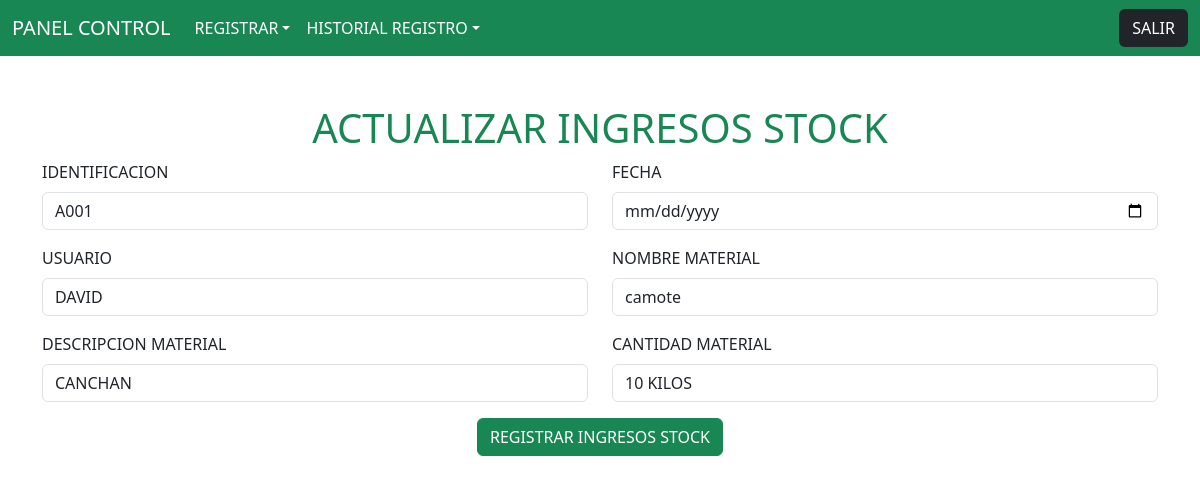
/enlace_tabla_ingresos_stock/enlace_actualizar_ingresos_stock/A001 (signed in), run on the app's committed database.
### aplicacion/models.py (models this page shows, shortened)
class Tabla_Ingreso_Stock(models.Model):
    Id_Ingreso_Stock = models.CharField()
    Fecha_Ingreso_Stock = models.DateField()
    Usuario_Salida_Stock = models.CharField()
    Nombre_Ingreso_Stock = models.CharField()
    Descripion_Ingreso_Stock = models.CharField()
    Cantidad_Ingreso_Stock = models.CharField()

### aplicacion/views.py (the view)
# urls.py: path('enlace_tabla_ingresos_stock/enlace_actualizar_ingresos_stock/<Id_Ingreso_Stock>' , views.enlace_actualizar_ingresos_stock),
@login_requerido
def enlace_actualizar_ingresos_stock(request , Id_Ingreso_Stock):
    actualizar_ingreso_stock = Tabla_Ingreso_Stock.objects.get(Id_Ingreso_Stock = Id_Ingreso_Stock)
    return render(request , "actualizar_ingresos_stock.html" , {
        "actualizar_stock" : actualizar_ingreso_stock
    })

### aplicacion/views.py (called while the page is built)
def login_requerido(view_func):
    @wraps(view_func)
    def _wrapped_view(request, *args, **kwargs):
        if not request.session.get('usuario_logueado'):
            return redirect('/')  # Pon aquí la ruta de tu login si es distinta
        return view_func(request, *args, **kwargs)
    return _wrapped_view

### aplicacion/templates/actualizar_ingresos_stock.html
{% extends "barra_menu.html" %}
{% block contenedor %}
<div class="container my-5">
    <h1 class="text-center text-success">ACTUALIZAR INGRESOS STOCK</h1>
    <form method='POST' action='/logica_actulizar_ingresos_stock/'> {% csrf_token %}
        <div class="row">
            <div class="col-md-6 mb-3">
                <label for="identificacion" class="form-label">IDENTIFICACION</label>
                <input type="text" class="form-control" id="TxtIdentificacion" name="TxtIdentificacion" required value="{{ actualizar_stock.Id_Ingreso_Stock }}">
            </div>
            <div class="col-md-6 mb-3">
                <label for="nombre" class="form-label">FECHA</label>
                <input type="date" class="form-control" id="TxtNombre" name="TxtNombre" required value="{{ actualizar_stock.Fecha_Ingreso_Stock }}">
            </div>
        </div>
        <div class="row">
            <div class="col-md-6 mb-3">
                <label for="categoria" class="form-label">USUARIO</label>
                <input type="text" class="form-control" id="txtUsuario" name="txtUsuario" required value="{{ actualizar_stock.Usuario_Salida_Stock }}">
            </div>
            <div class="col-md-6 mb-3">
                <label for="mesa" class="form-label">NOMBRE MATERIAL</label>
                <input type="text" class="form-control" id="txtNombreMaterial" name="txtNombreMaterial" required value="{{ actualizar_stock.Nombre_Ingreso_Stock }}">
            </div>
        </div>
        <div class="row">
            <div class="col-md-6 mb-3">
                <label for="fecha" class="form-label">DESCRIPCION MATERIAL</label>
                <input type="text" class="form-control" id="txtDescripcionMaterial" name="txtDescripcionMaterial" required value="{{ actualizar_stock.Descripion_Ingreso_Stock }}">
            </div>
            <div class="col-md-6 mb-3">
                <label for="hora" class="form-label">CANTIDAD MATERIAL</label>
                <input type="text" class="form-control" id="txtCantidadMaterial" name="txtCantidadMaterial" required value="{{ actualizar_stock.Cantidad_Ingreso_Stock }}">
            </div>
        </div>
        <div class="text-center">
            <button type="submit" class="btn btn-success">REGISTRAR INGRESOS STOCK</button>
        </div>
    </form>
</div>
{% endblock contenedor %}

### data on the page
Tabla_Ingreso_Stock: TxtIdentificacion "A001", txtUsuario "DAVID", txtNombreMaterial "camote", txtDescripcionMaterial "CANCHAN", txtCantidadMaterial "10 KILOS"
